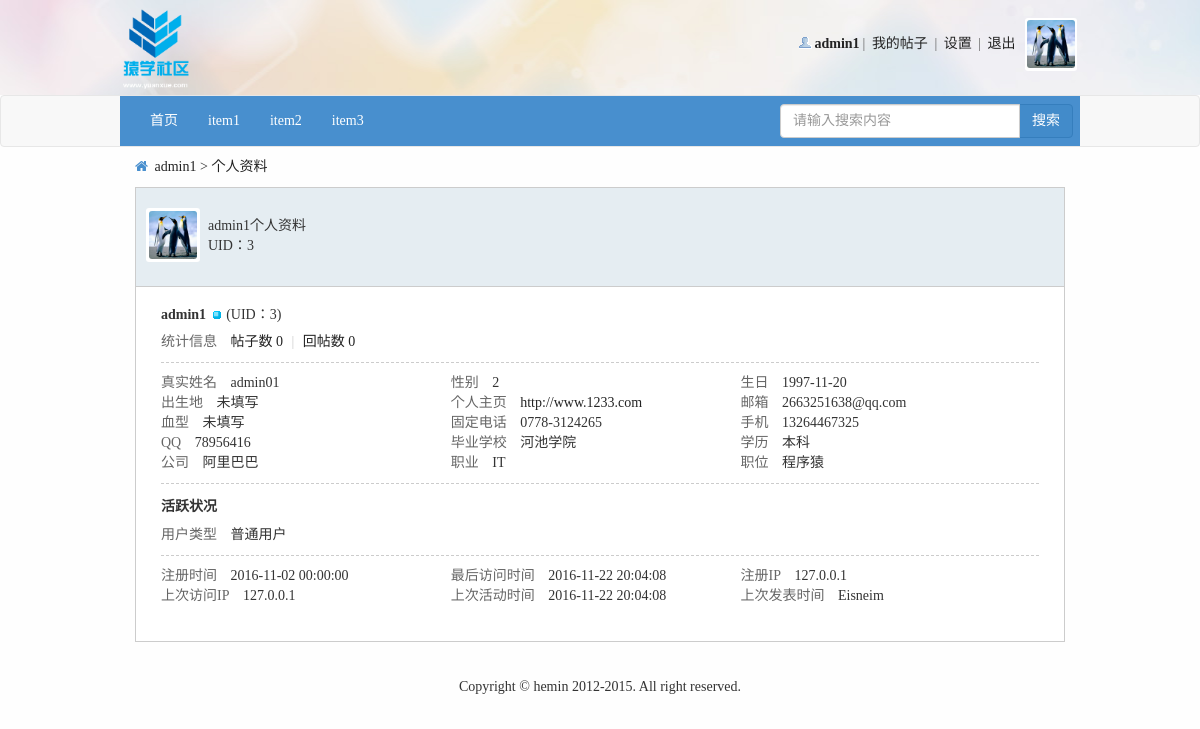
Screenshot of /profile.php (signed in) with the database file from the repository.
### tables this page shows
CREATE TABLE IF NOT EXISTS `user` (
  `id` int(20) NOT NULL AUTO_INCREMENT COMMENT '唯一标识符',
  `name` varchar(200) NOT NULL COMMENT '用户名称',
  `psw` varchar(200) NOT NULL COMMENT '用户密码',
  `sex` varchar(200) NOT NULL DEFAULT '未填写' COMMENT '用户性别',
  `email` varchar(200) NOT NULL COMMENT '邮箱地址',
  `qq` varchar(200) NOT NULL DEFAULT '未填写' COMMENT '用户qq',
  `photo` varchar(200) NOT NULL COMMENT '用户头像',
  `level` int(11) NOT NULL DEFAULT '0' COMMENT '用户权限',
  `reallyName` varchar(200) NOT NULL DEFAULT '未填写' COMMENT '用户真实姓名',
  `birthday` varchar(200) NOT NULL DEFAULT '未填写' COMMENT '用户生日',
  `homeplace` varchar(200) NOT NULL DEFAULT '未填写' COMMENT '用户出生地',
  `bloodType` varchar(200) NOT NULL DEFAULT '未填写' COMMENT '用户血型',
  `fixedTel` varchar(200) NOT NULL DEFAULT '未填写' COMMENT '用户固定电话',
  `phone` varchar(200) NOT NULL DEFAULT '未填写' COMMENT '用户电话',
  `website` varchar(200) NOT NULL DEFAULT 'http://' COMMENT '用户主页',
  `school` varchar(200) NOT NULL DEFAULT '未填写' COMMENT '用户毕业学校',
  `degree` varchar(200) NOT NULL DEFAULT '未填写' COMMENT '用户学历',
  `company` varchar(200) NOT NULL DEFAULT '未填写' COMMENT '用户公司',
  `profession` varchar(200) NOT NULL DEFAULT '未填写' COMMENT '用户职业',
  `job` varchar(200) NOT NULL DEFAULT '未填写' COMMENT '用户职位',
  `income` varchar(200) NOT NULL DEFAULT '未填写' COMMENT '用户年收入',
  `registerTime` datetime NOT NULL COMMENT '注册时间',
  `lastLogin` datetime NOT NULL COMMENT '最后一次登录时间',
  PRIMARY KEY (`id`)
);

### inc/global.func.php (called while the page is built, shortened)
<?php
    function login_state($link){
        if (isset($_COOKIE['bs']['userName']) && isset($_COOKIE['bs']['psw'])){
            $sql = "select * from user where name='{$_COOKIE['bs']['userName']}' and psw='{$_COOKIE['bs']['psw']}'";
            $result = execute($link, $sql);
            if (mysqli_num_rows($result) == 1) {
                $data = fetch_array($result);
                return $data['id'];
            }else{
                return false;
            }
        }else {
            return false;
        }
    }
?>

### inc/mysql.func.php (called while the page is built, shortened)
<?php
    function execute($link, $sql){
        $result = mysqli_query($link, $sql);
        return $result;
    }
    function nums($link, $sql){
        return mysqli_num_rows(execute($link, $sql));
    }
    function fetch_array($result){
        return mysqli_fetch_assoc($result);
    }
?>

### profile.php (the view, shortened to what this page needs)
<!DOCTYPE html>
<html lang="en">
<head>
    <link rel="stylesheet" href="font/css/font-awesome.min.css">
    <link rel="stylesheet" href="css/bootstrap/css/bootstrap.min.css">
    <link rel="stylesheet" href="css/common.css">
    <link rel="stylesheet" href="css/profile.css">
</head>
<?php
    $link = connect();
    if(!($member_id = login_state($link))){
        promptBox("您还未登录", 5, "index.php");
        exit;
    }
    $sql_total = "select * from post where postuid={$member_id}";
    $count = nums($link, $sql_total);
    $sql_reply_total = "select * from reply where ruid={$member_id}";
    $reply_count = nums($link, $sql_reply_total);
?>
<body>
<?php include_once "inc/header.inc.php"?>
<?php include_once "inc/nav.inc.php"?>
<div id="position">
    <div class="container">
        <i class="fa fa-home"></i>
        <a href="profile.php"><?php echo $res_info['name'];?></a>
        >
        <a href="register.php">个人资料</a>
    </div>
</div>
<div id="profile">
    <div class="container">
        <div class="profile-h">
            <a href="profile.php"><img src="<?php echo $img_url;?>" width="48" height="48"></a>
            <div class="info">
                <?php echo $res_info['name']?>个人资料<br>
                UID：<?php echo $res_info['id']?>
            </div>
        </div>
        <div class="person-info">
            <div class="block">
                <h2 class="mbn"><?php echo $res_info['name']?> <img src="img/ol.gif" alt=""> <span class="xw0">(UID：<?php echo $res_info['id']?>)</span></h2>
                <ul class="pbm">
                    <li>
                        <em class="xg2">统计信息</em>
                        <a href="myPost.php">帖子数 <?php echo $count;?></a>
                        <span class="pipe">|</span>
                        <a href="#">回帖数 <?php echo $reply_count;?></a>
                    </li>
                </ul>
                <ul class="pbm pf_l">
                    <li>
                        <em class="xg2">真实姓名</em>
                        <?php echo $res_info['reallyName']?>
                    </li>
                    <li>
                        <em class="xg2">性别</em>
                        <?php echo $res_info['sex']?>
                    </li>
                    <li>
                        <em class="xg2">生日</em>
                        <?php echo $res_info['birthday']?>
                    </li>
                    <li>
                        <em class="xg2">出生地</em>
                        <?php echo $res_info['homeplace']?>
                    </li>
                    <li>
                        <em class="xg2">个人主页</em>
                        <a href="#"><?php echo $res_info['website']?></a>
                    </li>
                    <li>
                        <em class="xg2">邮箱</em>
                        <?php echo $res_info['email']?>
                    </li>
                    <li>
                        <em class="xg2">血型</em>
                        <?php echo $res_info['bloodType']?>
                    </li>
                    <li>
                        <em class="xg2">固定电话</em>
                        <?php echo $res_info['fixedTel']?>
                    </li>
                    <li>
                        <em class="xg2">手机</em>
                        <?php echo $res_info['phone']?>
                    </li>
                    <li>
                        <em class="xg2">QQ</em>
                        <?php echo $res_info['qq']?>
                    </li>
                    <li>
                        <em class="xg2">毕业学校</em>
                        <?php echo $res_info['school']?>
                    </li>
                    <li>
                        <em class="xg2">学历</em>
                        <?php echo $res_info['degree']?>
                    </li>
                    <li>
                        <em class="xg2">公司</em>
                        <?php echo $res_info['company']?>
                    </li>
                    <li>
                        <em class="xg2">职业</em>
                        <?php echo $res_info['profession']?>
                    </li>
                    <li>
                        <em class="xg2">职位</em>
                        <?php echo $res_info['job']?>
                    </li>
                </ul>
            </div>
            <div class="block">
                <h2 class="mbn">活跃状况</h2>
                <ul class="pbm">
                    <li>
                        <em class="xg2">用户类型</em>
                        普通用户
                    </li>
                </ul>
                <ul class="pbm pf_l" style="border-bottom: none;">
                    <li>
                        <em class="xg2">注册时间</em>
                        <?php echo $res_info['registerTime']?>
                    </li>
                    <li>
                        <em class="xg2">最后访问时间</em>
                        <?php echo $res_info['lastLogin']?>
                    </li>
                    <li>
                        <em class="xg2">注册IP</em>
                        <?php echo $_SERVER['REMOTE_ADDR'];?>
                    </li>
                    <li>
                        <em class="xg2">上次访问IP</em>
                        <?php echo $_SERVER['REMOTE_ADDR'];?>
                    </li>
                    <li>
                        <em class="xg2">上次活动时间</em>
                        <?php echo $res_info['lastLogin']?>
                    </li>
                    <li>
                        <em class="xg2">上次发表时间</em>
                        Eisneim
                    </li>
                </ul>
            </div>
        </div>
    </div>
</div>
<?php include_once "inc/footer.inc.php"?>
</body>
</html>

### inc/header.inc.php (shortened to what this page needs)
<div id="header">
    <div class="container" style="width: 960px;padding: 0;">
        <div class="logo"><a href="index.php"><img src="img/logo.png" height="85"></a></div>
        <div class="info">
            <?php
                $img_url = null;
                if (isset($member_id) && $member_id) {
                    $sql_photo = "select photo from user where id={$member_id}";
                    $member_result = execute($link, $sql_photo);
                    $res_photo = fetch_array($member_result);
                    if ($res_photo['photo'] != '') {
                        $img_url = $res_photo['photo'];
                    }else{
                        $img_url = 'img/noavatar_small.gif';
                    }
                }else{
                    $img_url = 'img/noavatar_small.gif';
                }
                if(isset($member_id) && $member_id){
                    $sql_info = "select * from user where id='{$member_id}'";
                    $res_info = fetch_array(execute($link, $sql_info));
                    $html = <<<EOT
                        <ul>
                            <li class="person"><a href="profile.php"><strong>{$res_info['name']}</strong></a></li>|
                            <li><a href="myPost.php">我的帖子</a></li> |
                            <li><a href="setProfile.php">设置</a></li> |
                            <li><a class="logout" href="#">退出</a></li>
                            <li class="headpic"><a href="profile.php"><img src="{$img_url}" width="48" height="48"></a></li>
                        </ul>
EOT;
                    echo $html;
                }
            ?>
        </div>
    </div>
</div>

### css/common.css (style rules this page uses)
html, body, div, ul, li, h1, h2, h3, h4, h5, h6, p, dl, dt, dd, ol, form, input, textarea, th, td, select { margin: 0; padding: 0; }
* { box-sizing: border-box; }
html, body { min-height: 100%; }
body { font-family: "Microsoft YaHei"; font-size:14px; color:#333; background-color: #f2f9fd; }
h1, h2, h3, h4, h5, h6 { font-weight:normal; }
ul,ol { list-style: none; }
img { border: none; vertical-align: middle; }
a { text-decoration: none; color: #232323; }
body { background: #fefefe; }
.container { width: 960px; }
#header { height:95px; font-size: 14px; color: #666; background: url("../img/eyoung_bg.jpg") repeat-x 50% 0; }
#header .container { height: 95px; }
#header .container .logo { float: left; height: 95px; text-align: center; line-height: 95px; }
#header .container .info { float: right; height: 56px; margin-top: 18px; }
.pipe { margin: 0 5px; color: #ccc; }
#header .info ul { height: 100%; }
#header .info ul li { list-style: none; display: inline-block; height: 100%; margin: 0 3px; }
#header .info ul li a { display: block; }
#header .info ul .headpic { padding: 2px; background-color: #fff; vertical-align: middle; height: 53px; border-radius: 3px; }
#header .info ul .headpic a { display: block; }
#header .info ul .headpic a img { border-radius: 3px; }
.person { background: url(../img/user_online.gif) no-repeat 0% 8%; text-indent: 15px; }
#position { height: 20px; line-height: 20px; margin-top: 10px; }
#position .container { line-height: 20px; }
#position .container i { font-size: 14px; color: #488FCE; margin-right: 3px; }

### css/profile.css (style rules this page uses)
#profile { margin-top: 10px; }
#profile .profile-h { height: 100px; padding-top: 10px; padding-left: 10px; border: 1px solid #CCC; background: #E5EDF2; }
#profile .profile-h a { display: inline-block; padding: 3px; background-color: #fff; border-radius: 3px; margin-top: 10px; float: left; }
#profile .profile-h a img { border-radius: 3px; }
#profile .profile-h .info { float: left; margin-top: 18px; margin-left: 8px; }
#profile .person-info { background-color: #fff; padding-top: 20px; padding-left: 25px; padding-bottom: 10px; padding-right: 25px; border: 1px solid #CCC; border-top: none; }
#profile .person-info .block { margin-bottom: 15px; }
#profile .person-info .block .mbn { font-size:14px; font-weight: 600; }
.xw0 { font-weight: 400; }
.pbm { padding-bottom: 10px; margin-top: 10px; border-bottom: 1px dashed #ccc; }
em { font-style: normal; }
.xg2 { color: #666; margin-right: 10px; }
.pipe { margin: 0 5px; color: #CCC; }
.pf_l { overflow: hidden; }
.pf_l li { float: left; width: 33%; }

### rows the page displays
user: name "admin1", photo (picture), id "3", reallyName "admin01", sex "2", birthday "1997-11-20", homeplace "未填写", website "http://www.1233.com", email "2663251638@qq.com", bloodType "未填写", fixedTel "0778-3124265", phone "13264467325", qq "78956416", school "河池学院", degree "本科", company "阿里巴巴", profession "IT", job "程序猿", registerTime "2016-11-02 00:00:00", lastLogin "2016-11-22 20:04:08"

### other values shown
$count "0"
$reply_count "0"
$_SERVER['REMOTE_ADDR'] "127.0.0.1"
